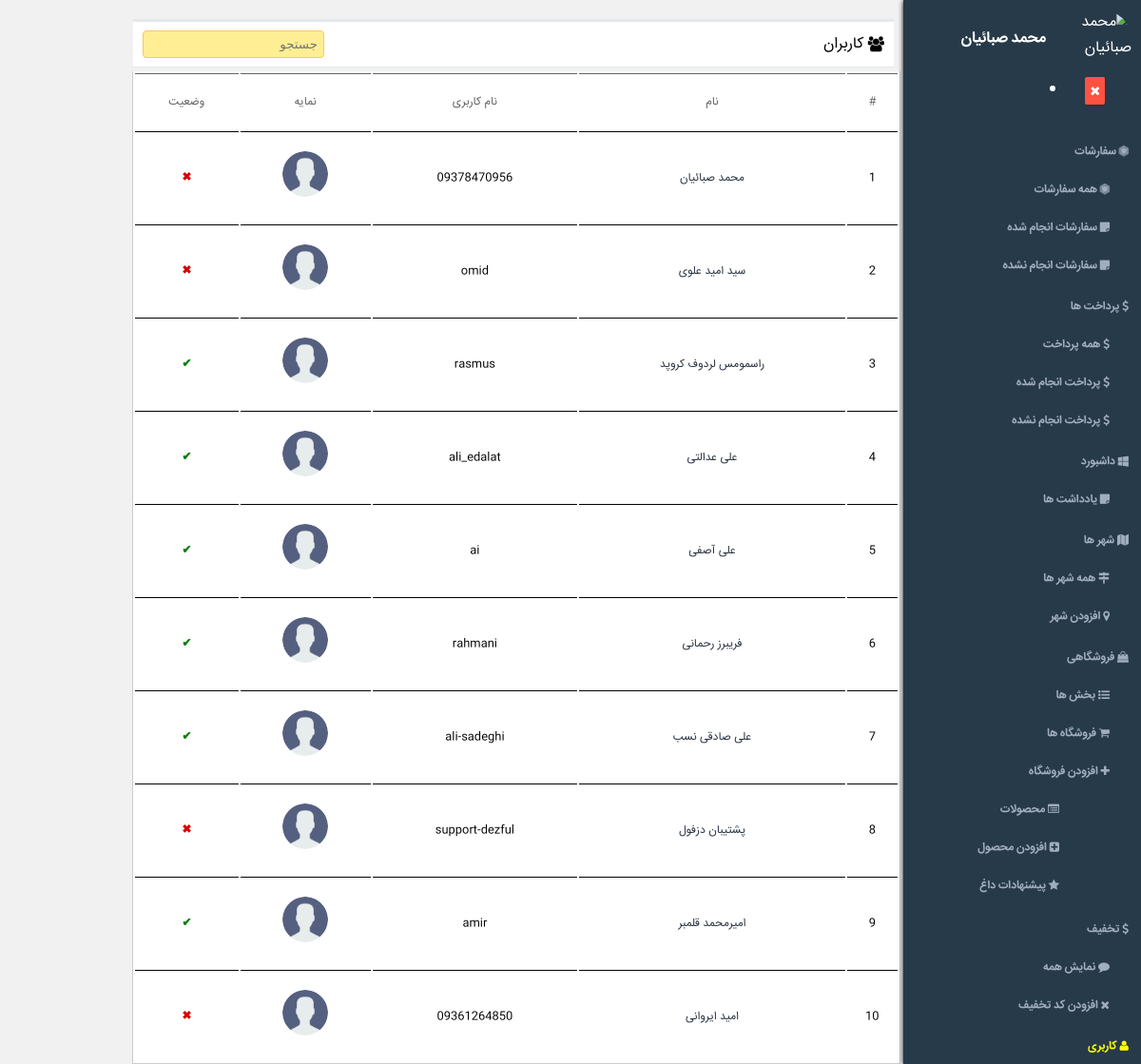
The page /admin/users.php (signed in) on the database its author committed.
### tables this page shows
CREATE TABLE `users` (
  `users_ID` bigint(20) UNSIGNED NOT NULL,
  `user_login` varchar(255) NOT NULL,
  `user_pass` varchar(255) NOT NULL,
  `user_display_name` varchar(255) NOT NULL,
  `user_phone` varchar(11) NOT NULL,
  `user_registered` datetime NOT NULL,
  `user_status` int(11) NOT NULL DEFAULT '1',
  `user_approve` int(11) NOT NULL DEFAULT '1',
  `user_balance` int(11) NOT NULL
);

### admin/includes/admin_info.php (called while the page is built, shortened)
<?php
if(isset( $_SESSION['user_id_admin_panel'])){
    $admin_id =  intval($_SESSION['user_id_admin_panel']);
    $result = query("SELECT * FROM `users` WHERE `users_ID` = ".$admin_id);
    $result = $result->fetch();
    $admin_display_name = $result['user_display_name'];
    $user_status = intval($result['user_status']);
    $page_names = array(
        "dashboard" => "داشبورد",
        "notes" => "یادداشت ها",
        "cities" => "شهر ها",
        "online-cities" => "همه شهر ها",
        "add-city" => "افزودن شهر",
        "shopy" => "فروشگاهی",
        "sections" => "بخش ها",
        "add-section" => "افزودن بخش",
        "shops" => "فروشگاه ها",
        "add-shop" => "افزودن فروشگاه",
        "products" => "محصولات",
        "add-product" => "افزودن محصول",
        "hot-products" => "پیشنهادات داغ",
        "user" => "کاربری",
        "users" => "کاربران",
        "blocked-users" => "کاربران مسدود شده",
        "add-user" => "افزودن کاربر",
        "comment" => "دیدگاه",
        "new-comments" => "دیدگاه های جدید",
        "approved-comments" => "دیدگاه های تایید شده",
        "rejected-comments" => "دیدگاه های رد شده",
        "delivery" => "پیک",
        "delivery-centers" => "مراکز",
        "delivery-add-centers" => "افزودن مرکز",
        "delivery-driver" => "افزودن راننده",
        "delivery-online" => "پیک آنلاین",
        "discount" => "تخفیف",
        "add-discount" => "افزودن کد تخفیف",
        "all-discount" => "نمایش همه",
        "order" => "سفارشات",
        "all-order" => "همه سفارشات",
        "done-order" => "سفارشات انجام شده",
        "undone-order" => "سفارشات انجام نشده",
        "payments" => "پرداخت ها",
        "all-payments" => "همه پرداخت",
        "done-payments" => "پرداخت انجام شده",
        "undone-payments" => "پرداخت انجام نشده",
        "gallery" => "گالری",
        "new-gallery" => " تصاویر جدید",
        "accept-gallery" => "تصاویر تایید شده",
        "reject-gallery" => "تصاویر رد شده"
    );
}
?>

### functions.php (called while the page is built, shortened)
<?php
function query($sql){
    global $db;
    return $db->query($sql);
}
?>

### admin/includes/admin_functions.php (called while the page is built, shortened)
<?php
function permission($name,$redirect = false){
    global $user_status;
    if($user_status == 3){
        return true;
    }
}
?>

### admin/users.php (the view, shortened to what this page needs)
<?php
include 'includes/header.php';
$type = isset($_GET['type']) ? $_GET['type'] : "all";
if(isset($type)){
    $PHP_SELF = $PHP_SELF."?type=".$type;
    if($type=="all"){
        @$s = cleanInput($_GET['s']);
        $sql = (isset($_GET['s'])) ? "SELECT * FROM `users` WHERE `user_login` LIKE '%$s%' OR `user_display_name` LIKE '%$s%' OR `user_phone` LIKE '%$s%'" :"SELECT * FROM `users` LIMIT 50";
        echo '
        <header class="top"> <i class="fa fa-users" aria-hidden="true"></i> کاربران <form action="'.$PHP_SELF.'"><input name="s" placeholder="جستجو"><input type="submit" hidden> </form></header>
        <table class="tbl">
        <tr class="top">
            <td>#</td>
            <td>نام</td>
            <td>نام کاربری</td>
            <td>نمایه</td>
            <td>وضعیت</td>
        </tr>
        ';
        $result = query($sql);
        $i = 0;
        foreach ($result as $pr){
            $i++;
            $avatar = AVATAR.@$avatar;
            $avatar = ($avatar==AVATAR) ? $avatar."avatar_square_blue.png" : $avatar ;
            $block = ($pr['user_approve']==1) ? "<b><a style='color: rgb(218, 0, 0) !important' href='users.php?action=block&userId=".$pr['users_ID']."'>✖</a></b>" : "<b><a style='color: green !important' href='users.php?action=unBlock&userId=".$pr['users_ID']."'>✔</a></b>";
            echo '<tr>
                    <td>'.$i.'</td>
                    <td><a href="users.php?type=show&userID='.$pr['users_ID'].'">'.$pr["user_display_name"].'</a></td>
                    <td>'.$pr["user_login"].'</td>
                    <td><img class="avatar" src="'.$avatar.'"></td>
                    <td>'.$block.'</td>
                </tr>
            ';
            unset($avatar);
        }
        echo "</table>
            ";
    }else if($type=="block"){
        @$s = cleanInput($_GET['s']);
        $sql = (isset($_GET['s'])) ? "SELECT * FROM `users` WHERE `user_login` LIKE '%$s%' OR `user_display_name` LIKE '%$s%' OR `user_phone` LIKE '%$s%' AND `user_approve` = 0" :"SELECT * FROM `users`  WHERE `user_approve` = 0 LIMIT 50 ";
        echo '
        <header class="top"> <i class="fa fa-users" aria-hidden="true"></i> کاربران <form action="'.$PHP_SELF.'"><input name="s" placeholder="جستجو"><input name="type" value="block" hidden><input type="submit" hidden> </form></header>
        <table class="tbl">
        <tr class="top">
            <td>#</td>
            <td>نام</td>
            <td>نام کاربری</td>
            <td>نمایه</td>
            <td>وضعیت</td>
        </tr>
        ';
        $result = query($sql);
        $i = 0;
        foreach ($result as $pr){
            $i++;
            $info = query("SELECT * FROM `users_meta` WHERE `users_meta_user_id` = ".$pr['users_ID']);
            foreach ($info as $print=>$key){
                $$key['users_meta_key'] = cleanInput($key['users_meta_value']);
            }
            $avatar = AVATAR.$avatar;
            $block = ($pr['user_approve']==1) ? "<b><a style='color: rgb(218, 0, 0) !important' href='users.php?action=block&userId=".$pr['users_ID']."'>✖</a></b>" : "<b><a style='color: green !important' href='users.php?type=block&action=unBlock&userId=".$pr['users_ID']."'>✔</a></b>";
            echo '<tr>
                    <td>'.$i.'</td>
                    <td><a href="users.php?type=show&userID='.$pr['users_ID'].'">'.$pr["user_display_name"].'</a></td>
                    <td>'.$pr["user_login"].'</td>
                    <td><img class="avatar" src="'.$avatar.'"></td>
                    <td>'.$block.'</td>
                </tr>
            ';
        }
        echo "</table>
            ";
    }else if($type=="show" && isset($userID) && !empty($userID)) {
    }else if($type=="add"){
        if(isset($addUser)){
            ok('با موفقیت افزوده شد! آیدی کاربری: '.$db->lastInsertId());
        }else if(isset($notAddUser)){
            error("افزوده نشد!");
        }
        echo '<header class="top"><i class="fa fa-user-plus" aria-hidden="true"></i> افزودن کاربر</header>
              <div class="form">
              <form action="users.php?type=add&action=addUser" method="post">
                <label>نام کاربری: <input type="text" placeholder="نام کاربری" name="username"></label>
                <label>کلمه عبور: <input type="text" placeholder="کلمه عبور" name="password"></label>
                <label>نام نمایشی: <input type="text" placeholder="نام نمایشی" name="displayName"></label><br><br>
                <label>تلفن همراه: <input type="text" placeholder="تلفن همراه" name="phone"></label>
                <label>شماره کارت اعتباری(اختیاری): <input type="text" placeholder="شماره کارت" name="card"></label><br><br>
                <label>جایگاه نمایشی(اختیاری): <input type="text" placeholder="جایگاه نمایشی" name="position"></label>
               <input type="submit" value="تایید" class=\'btn btn-green float-left\'><br><br>
              </form>
            </div>
        ';
    }
}
include 'includes/footer.php';
?>

### admin/includes/header.php (shortened to what this page needs)
<?php
include 'admin_info.php';
$PHP_SELF = basename($_SERVER['PHP_SELF']);
global $page_names;
?>
<!DOCTYPE html>
<html lang="fa">
<head>
    <link href="../module/css/admin_style.css" rel="stylesheet" type="text/css">
    <link href="../module/css/font-awesome.min.css" rel="stylesheet" type="text/css">
</head>
<body>
<aside class="aside">
    <img src="<?php echo AVATAR.$avatar; ?>" alt="<?php echo $admin_display_name; ?>" width="80" height="80">
    <br><h4 style="display: inline;float: right;margin-right: 10px;"><?php echo $admin_display_name; ?></h4>
    <br><h5 style="display: inline;float: right;margin-right: 10px;color: rgb(48, 186, 160);"><?php echo $user_position_name; ?></h5>
    <br><a href="login.php?action=out" class="logout"><li><i class="fa fa-close"></i></a>
    <br><br>
<?php
    if(permission("orders")) {
        echo '
        <ul class="aside-ul">
            <a href="order.php"> <li  data-page-name="order.php?type=all"><i class="fa fa-first-order" aria-hidden="true"></i> ' . $page_names['order'] . '</li></a>
            <ul>
                <a href="order.php?type=all"> <li data-page-name="order.php?type=all"><i class="fa fa-first-order" aria-hidden="true"></i> ' . $page_names['all-order'] . '</li></a>
                <a href="order.php?type=done"> <li data-page-name="order.php?type=done"><i class="fa fa-sticky-note" aria-hidden="true"></i> ' . $page_names['done-order'] . '</li></a>
                <a href="order.php?type=undone"> <li data-page-name="order.php?type=undone"><i class="fa fa-sticky-note" aria-hidden="true"></i> ' . $page_names['undone-order'] . '</li></a>
            </ul>
        </ul>';
    }
    if(permission("payments")) {
        echo '
        <ul class="aside-ul">
            <a href="payments.php"> <li  data-page-name="payments.php?type=all"><i class="fa fa-dollar" aria-hidden="true"></i> ' . $page_names['payments'] . '</li></a>
            <ul>
                <a href="payments.php?type=all"> <li data-page-name="payments.php?type=all"><i class="fa fa-dollar" aria-hidden="true"></i> ' . $page_names['all-payments'] . '</li></a>
                <a href="payments.php?type=done"> <li data-page-name="payments.php?type=done"><i class="fa fa-dollar" aria-hidden="true"></i> ' . $page_names['done-payments'] . '</li></a>
                <a href="payments.php?type=undone"> <li data-page-name="payments.php?type=undone"><i class="fa fa-dollar" aria-hidden="true"></i> ' . $page_names['undone-payments'] . '</li></a>
            </ul>
        </ul>';
    }
    if(permission("dashboard")) {
    echo '
    <ul class="aside-ul">
        <a href="#"> <li><i class="fa fa-windows" aria-hidden="true"></i> ' . $page_names['dashboard'] . '</li></a>
        <ul>
            <a href="#"> <li><i class="fa fa-sticky-note" aria-hidden="true"></i> ' . $page_names['notes'] . '</li></a>
        </ul>
    </ul>';
    }
    if(permission("cities")){
    echo '
    <ul class="aside-ul">
        <a href="city.php"> <li data-page-name="city.php?type=all"><i class="fa fa-map" aria-hidden="true"></i> '.$page_names['cities'].'</li></a>
        <ul>
            <a href="city.php?type=all"> <li data-page-name="city.php?type=all"><i class="fa fa-map-signs" aria-hidden="true"></i> '.$page_names['online-cities'].'</li></a>
            <a href="city.php?type=add"> <li data-page-name="city.php?type=add"><i class="fa fa-map-marker" aria-hidden="true"></i> '.$page_names['add-city'].'</li></a>
        </ul>
    </ul>';
    }
    if(permission("shopy")) {
        echo '
    <ul class="aside-ul">
        <a href="shopy.php"> <li data-page-name="shopy.php"><i class="fa fa-shopping-bag" aria-hidden="true"></i> '.$page_names['shopy'].'</li></a>
        <ul>
            <a href="shopy.php?type=sections"> <li data-page-name="shopy.php?type=sections"><i class="fa fa-list-ul" aria-hidden="true"></i> '.$page_names['sections'].'</li></a>
            <a href="shopy.php?type=shops"> <li data-page-name="shopy.php?type=shops"><i class="fa fa-shopping-cart" aria-hidden="true"></i> '.$page_names['shops'].'</li></a>
            <a href="shopy.php?type=addShop"> <li data-page-name="shopy.php?type=addShop"><i class="fa fa-plus" aria-hidden="true"></i> '.$page_names['add-shop'].'</li></a>
            <ul class="aside-ul sub-ul">
                <ul>
                <a href="shopy.php?type=products"> <li data-page-name="shopy.php?type=products"><i class="fa fa-list-alt" aria-hidden="true"></i> '.$page_names['products'].'</li></a>
                <a href="shopy.php?type=addProduct"> <li data-page-name="shopy.php?type=addProduct"><i class="fa fa-plus-square" aria-hidden="true"></i> '.$page_names['add-product'].'</li></a>
                <a href="shopy.php?type=hotProducts"> <li data-page-name="shopy.php?type=hotProducts"><i class="fa fa-star" aria-hidden="true"></i> '.$page_names['hot-products'].'</li></a>
                </ul>
            </ul>
        </ul>
    </ul>';
    }
    if(permission("discount")) {
        echo '
        <ul class="aside-ul">
            <a href="#"> <li data-page-name="discount.php?type=all"><i class="fa fa-dollar" aria-hidden="true"></i> ' . $page_names['discount'] . '</li></a>
            <ul>
                <a href="discount.php?type=all"> <li data-page-name="discount.php?type=all"><i class="fa fa-comment" aria-hidden="true"></i> ' . $page_names['all-discount'] . '</li></a>
                <a href="discount.php?type=add"> <li data-page-name="discount.php?type=add"><i class="fa fa-close" aria-hidden="true"></i> ' . $page_names['add-discount'] . '</li></a>
            </ul>
        </ul>';
    }
    if(permission("users")){
    echo '
    <ul class="aside-ul">
        <a href="users.php"> <li data-page-name="users.php?type=all"><i class="fa fa-user" aria-hidden="true"></i> '.$page_names['user'].' </li></a>
        <ul>
            <a href="users.php?type=all"> <li data-page-name="users.php?type=all"><i class="fa fa-users" aria-hidden="true"></i> ' .$page_names['users'].'</li></a>
            <a href="users.php?type=block"> <li data-page-name="users.php?type=block"><i class="fa fa-lock" aria-hidden="true"></i> '.$page_names['blocked-users'].'</li></a>
            <a href="users.php?type=add"> <li data-page-name="users.php?type=add"><i class="fa fa-user-plus" aria-hidden="true"></i> '.$page_names['add-user'].'</li></a>
        </ul>
    </ul>
    ';
    }
    ?>
    <br><br>
</aside>
<main>

### rows shown on the page
users: user_display_name "محمد صبائیان", user_login "09378470956"
users: user_display_name "سید امید علوی", user_login "omid"
users: user_display_name "راسمومس لردوف کروپد", user_login "rasmus"
users: user_display_name "علی عدالتی", user_login "ali_edalat"
users: user_display_name "علی آصفی", user_login "ai"
users: user_display_name "فریبرز رحمانی", user_login "rahmani"
users: user_display_name "علی صادقی نسب", user_login "ali-sadeghi"
users: user_display_name "پشتیبان دزفول", user_login "support-dezful"
users: user_display_name "امیرمحمد قلمبر", user_login "amir"
users: user_display_name "امید ایروانی", user_login "09361264850"

### other values the page prints
$page_names['order'] "سفارشات"
$page_names['all-order'] "همه سفارشات"
$page_names['done-order'] "سفارشات انجام شده"
$page_names['undone-order'] "سفارشات انجام نشده"
$page_names['payments'] "پرداخت ها"
$page_names['all-payments'] "همه پرداخت"
$page_names['done-payments'] "پرداخت انجام شده"
$page_names['undone-payments'] "پرداخت انجام نشده"
$page_names['dashboard'] "داشبورد"
$page_names['notes'] "یادداشت ها"
$page_names['cities'] "شهر ها"
$page_names['online-cities'] "همه شهر ها"
$page_names['add-city'] "افزودن شهر"
$page_names['shopy'] "فروشگاهی"
$page_names['sections'] "بخش ها"
